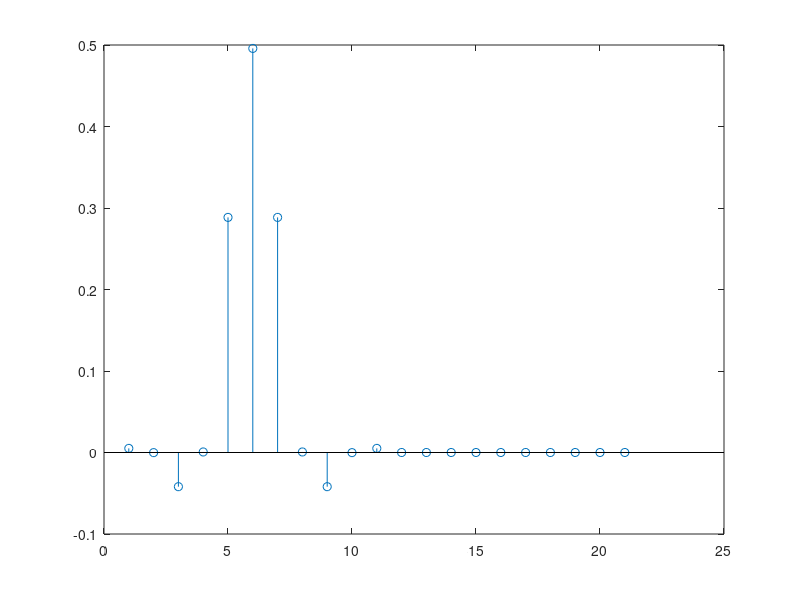
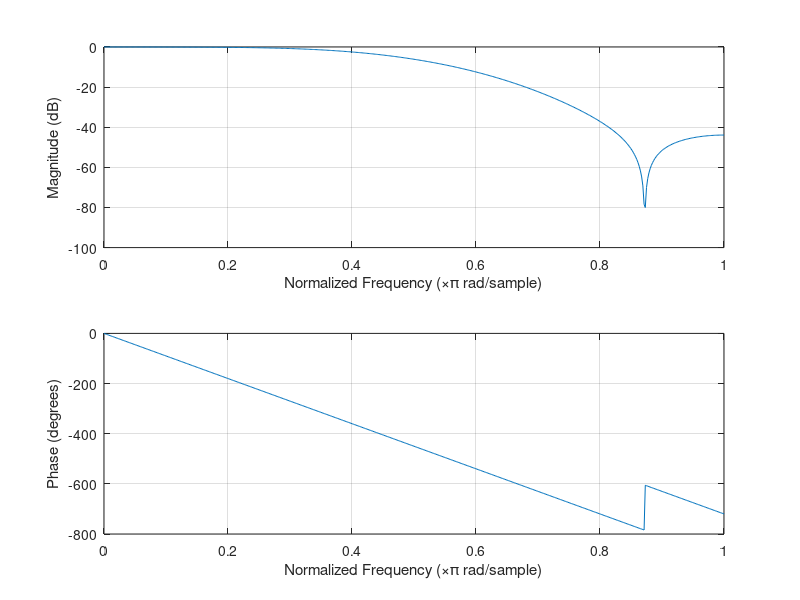
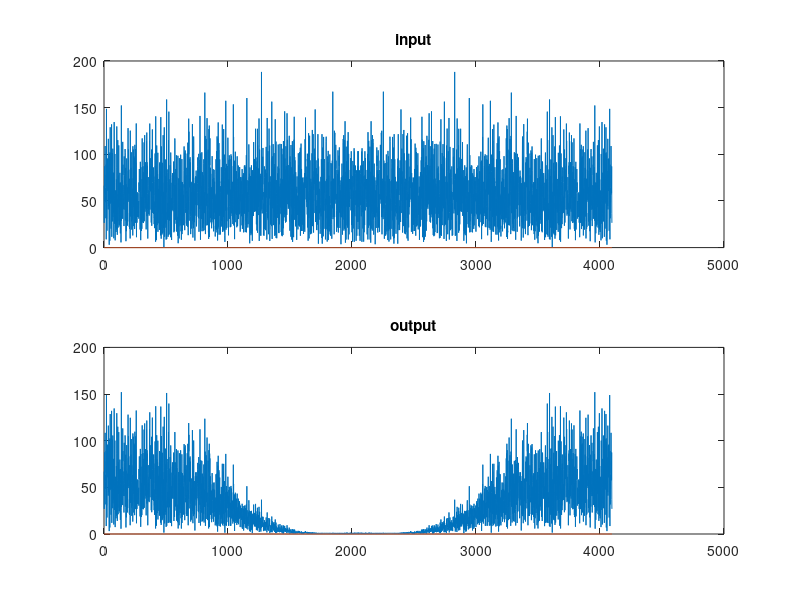

The MATLAB source for these figures, in order:

% Mayank Sanganeria / Lab 8-1


%part a
N=10;
b=fir1(N,0.5);                     %generate filter 0.5 to correspond to 1/4 of sampling rate
h=filter(b,1,[1; zeros(20,1)]);    % impulse response
figure(1);
stem(h);


%part b
figure(2);                          %plot amplitude and phase response
freqz(b);


%part c
figure(3);
wn=randn(4096,1);                   %generate random signal
filt=filter(b,1,wn);                %filter white noise

subplot(2,1,1);

plot(abs(fft([wn zeros(4096,1)])));       %plot white noise
title('input');
subplot(2,1,2);

plot(abs(fft([filt zeros(4096,1)])));     %plot filtered signal
title('output');